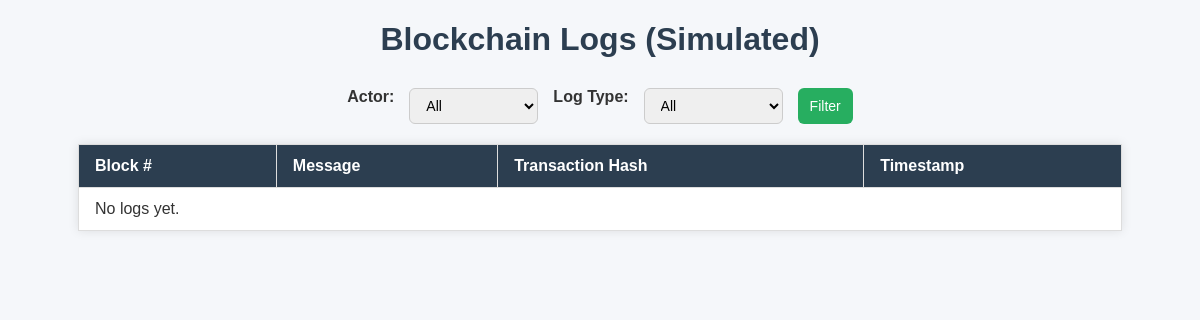
Before: /logs/ with the older database file.
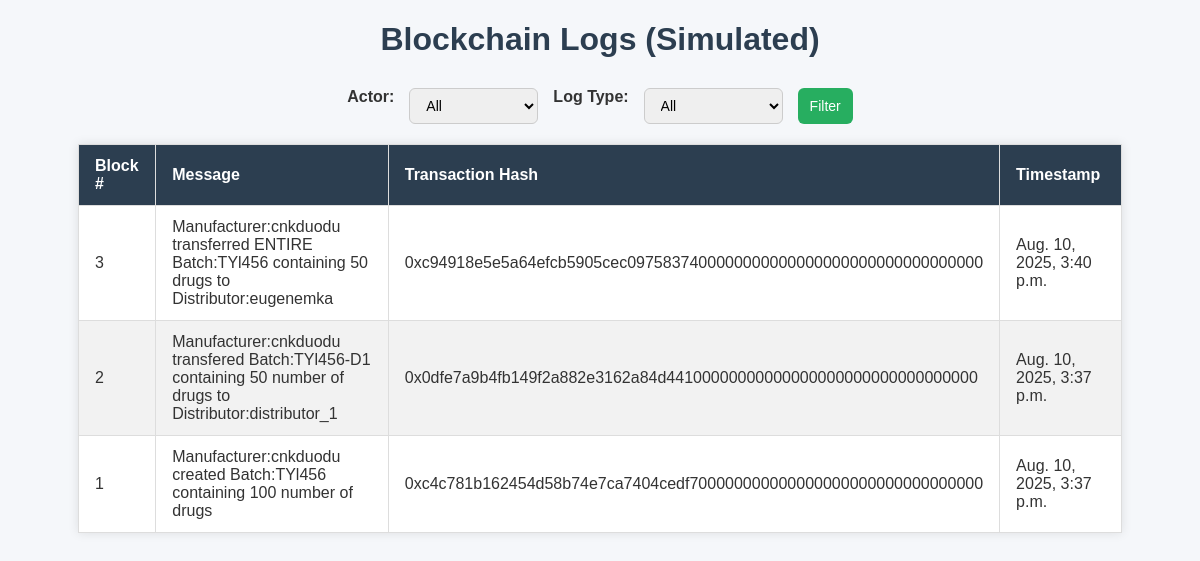
After: the same page with the newer database file.
### contract/models.py (models this page shows, shortened)
class BlockchainLog(models.Model):
    ACTOR_CHOICES = [
        ('manufacturer', 'Manufacturer'),
        ('distributor', 'Distributor'),
        ('pharmacy', 'Pharmacy'),
        ('admin', 'Admin'),
    ]
    LOG_TYPE_CHOICES = [
        ('creation', 'Batch Creation'),
        ('transfer', 'Drug Transfer'),
        ('verification', 'Verification'),
        ('general', 'General'),
    ]
    message = models.TextField()
    block_number = models.IntegerField(blank=True)
    tx_hash = models.CharField(max_length=66, unique=True)
    timestamp = models.DateTimeField(default=timezone.now)
    actor = models.CharField(max_length=20, choices=ACTOR_CHOICES, default='admin')
    log_type = models.CharField(max_length=20, choices=LOG_TYPE_CHOICES, default='general')

### contract/views.py (the view)
# urls.py: path('', views.logs_view, name='logs_view'),
def logs_view(request):
    actor = request.GET.get('actor')
    log_type = request.GET.get('log_type')
    logs = BlockchainLog.objects.all()
    if actor:
        logs = logs.filter(actor=actor)
    if log_type:
        logs = logs.filter(log_type=log_type)
    logs = logs.order_by('-block_number')  # Latest first
    return render(request, 'contract/logs.html', {
        'logs': logs,
        'selected_actor': actor,
        'selected_log_type': log_type,
    })

### contract/templates/contract/logs.html (shortened to what this page needs)
<!DOCTYPE html>
{% load static %}
<html>
<head>
    <link rel="stylesheet" href="{% static 'contract/css/style.css' %}">
</head>
<body>
    <h1>Blockchain Logs (Simulated)</h1>
    <form method="get" style="margin-bottom: 20px;">
        <label for="actor">Actor:</label>
        <select name="actor" id="actor">
            <option value="">All</option>
        </select>
        <label for="log_type">Log Type:</label>
        <select name="log_type" id="log_type">
            <option value="">All</option>
        </select>
        <button type="submit">Filter</button>
    </form>
    <table border="1">
        <thead>
            <tr>
                <th>Block #</th>
                <th>Message</th>
                <th>Transaction Hash</th>
                <th>Timestamp</th>
            </tr>
        </thead>
        <tbody>
            {% for log in logs %}
                <tr>
                    <td>{{ log.block_number }}</td>
                    <td>{{ log.message }}</td>
                    <td>{{ log.tx_hash }}</td>
                    <td>{{ log.timestamp }}</td>
                </tr>
            {% empty %}
                <tr><td colspan="4">No logs yet.</td></tr>
            {% endfor %}
        </tbody>
    </table>
</body>
</html>

Changed rows visible on the page:
added BlockchainLog: block_number "3", message "Manufacturer:cnkduodu transferred ENTIRE Batch:TYl456 containing 50 drugs to Distributor:eugenemka", tx_hash "0xc94918e5e5a64efcb5905cec0975837400000000000000000000000000000000", timestamp "Aug. 10, 2025, 3:40 p.m."
added BlockchainLog: block_number "2", message "Manufacturer:cnkduodu transfered Batch:TYl456-D1 containing 50 number of drugs to Distributor:distributor_1", tx_hash "0x0dfe7a9b4fb149f2a882e3162a84d44100000000000000000000000000000000", timestamp "Aug. 10, 2025, 3:37 p.m."
added BlockchainLog: block_number "1", message "Manufacturer:cnkduodu created Batch:TYl456 containing 100 number of drugs", tx_hash "0xc4c781b162454d58b74e7ca7404cedf700000000000000000000000000000000", timestamp "Aug. 10, 2025, 3:37 p.m."
Other visible differences:
text no longer shown: "No logs yet."
